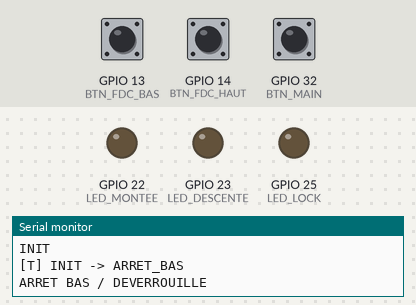
A program run on a simulated ESP32. Shown: output pins drawn as LEDs (lit = HIGH), the last lines printed to the serial monitor. Dashed ring = blinking. The inputs (shaded band) are chosen by the test bench; at power-on: GPIO 32 (BTN_MAIN) HIGH, GPIO 14 (BTN_FDC_HAUT) HIGH, GPIO 13 (BTN_FDC_BAS) HIGH.

Above: at 1.2 s.
1.3 s: GPIO 32 (BTN_MAIN) pulled LOW for 0.15 s
At 2.0 s:
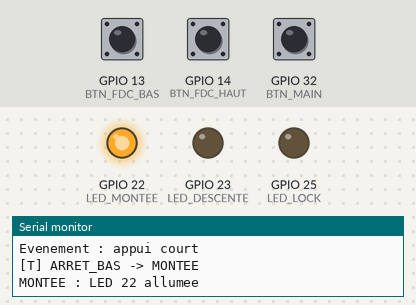
3.0 s: GPIO 14 (BTN_FDC_HAUT) pulled LOW for 0.15 s
At 3.7 s:
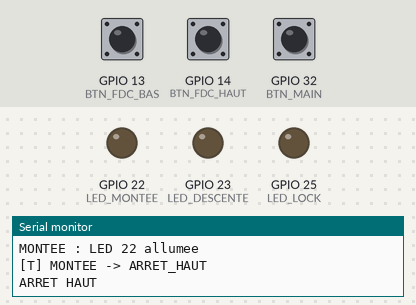
4.6 s: GPIO 32 (BTN_MAIN) pulled LOW for 1 s
At 6.3 s:
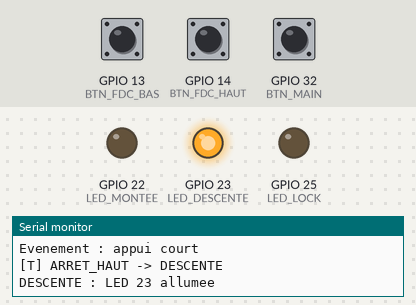
7.1 s: GPIO 32 (BTN_MAIN) pulled LOW for 0.15 s
At 7.22 s:
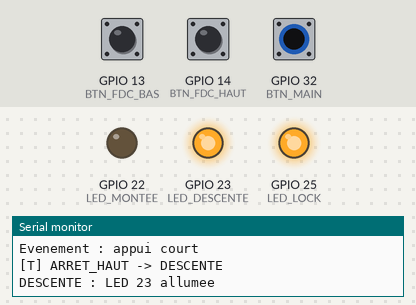
8.8 s: GPIO 32 (BTN_MAIN) pulsed LOW 2 times (0.12 s each, 0.3 s apart)
At 8.91 s:
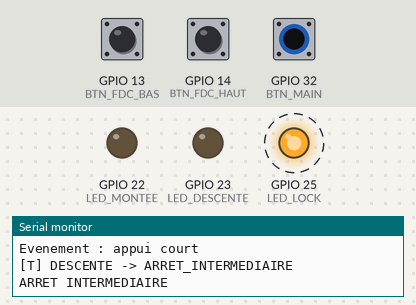
11.8 s: GPIO 32 (BTN_MAIN) pulsed LOW 5 times (0.12 s each, 0.3 s apart)
At 12.81 s:
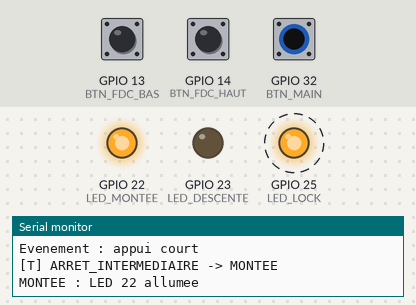
Timing chart, 0 to 24.6 s (numbered marks = the images above; inputs shaded):
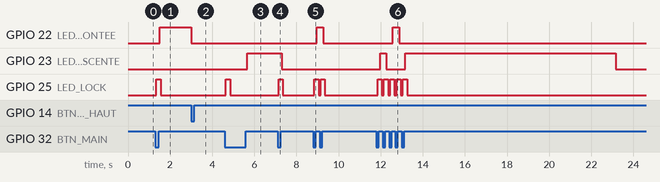

Measured:
- after the input at 1.3 s, GPIO 22 (LED_MONTEE): LOW → HIGH after 0.20 s; GPIO 25 (LED_LOCK): LOW → HIGH after 0.05 s, → LOW 0.20 s later
- after the input at 3.0 s, GPIO 22 (LED_MONTEE): HIGH → LOW at once
- after the input at 4.6 s, GPIO 23 (LED_DESCENTE): LOW → HIGH after 1.1 s; GPIO 25 (LED_LOCK): LOW → HIGH after 0.05 s, → LOW 0.20 s later
- after the input at 7.1 s, GPIO 23 (LED_DESCENTE): HIGH → LOW after 0.20 s; GPIO 25 (LED_LOCK): LOW → HIGH after 0.05 s, → LOW 0.20 s later
- after the input at 8.8 s, GPIO 22 (LED_MONTEE): LOW → HIGH after 0.17 s, → LOW 0.30 s later; GPIO 25 (LED_LOCK): alternates HIGH for 0.20 s and LOW for 0.10 s, 4 changes in all, then stays LOW, starting after 0.05 s
- after the input at 11.8 s, GPIO 22 (LED_MONTEE): LOW → HIGH after 0.77 s, → LOW 0.30 s later; GPIO 23 (LED_DESCENTE): LOW → HIGH after 0.17 s, → LOW 0.30 s later, → HIGH 0.90 s later, → LOW 10.0 s later; GPIO 25 (LED_LOCK): alternates HIGH for 0.20 s and LOW for 0.10 s, 10 changes in all, then stays LOW, starting after 0.05 s

The program:

main.cpp
```cpp
#include <Arduino.h>
#include <FSM.h>
#include "config.h"

// =====================================================
// TEMPORISATIONS
// =====================================================
const unsigned long DEBOUNCE_MS = 50;
const unsigned long APPUI_LONG_MS = 10000;
const unsigned long TEMPS_MOUVEMENT_MAX = 10000;
const unsigned long LED_LOCK_PULSE_MS = 200;

// =====================================================
// ETATS
// =====================================================
enum State
{
    INIT,
    ARRET_BAS,
    ARRET_HAUT,
    ARRET_INTERMEDIAIRE,
    MONTEE,
    DESCENTE,
    VERROUILLE,

    STATE_COUNT
};

FSM fsm;

// =====================================================
// EVENEMENTS
// =====================================================
bool evtAppuiCourt = false;
bool evtAppuiLong = false;

// true  = dernier mouvement montée
// false = dernier mouvement descente
bool dernierMouvementMontee = false;

// =====================================================
// STRUCTURE BOUTON
// =====================================================
struct BoutonPrincipal
{
    int lastReading = HIGH;
    int stableState = HIGH;
    unsigned long lastChange = 0;

    bool pressed = false;
    bool longAlreadyDetected = false;
    bool releasedSinceLong = true;
    unsigned long pressStart = 0;
};

BoutonPrincipal bouton;

// =====================================================
// LED INDICATEUR D'APPUI
// =====================================================
bool ledPulseActive = false;
unsigned long ledPulseStart = 0;

void pulseLedLock()
{
    digitalWrite(LED_LOCK, HIGH);
    ledPulseStart = millis();
    ledPulseActive = true;
}

void updateLedLock()
{
    if (!ledPulseActive)
        return;

    if (millis() - ledPulseStart < LED_LOCK_PULSE_MS)
        return;

    digitalWrite(LED_LOCK, LOW);
    ledPulseActive = false;
}

// =====================================================
// MOTEUR / LEDS
// =====================================================
void moteurStop()
{
    digitalWrite(LED_MONTEE, LOW);
    digitalWrite(LED_DESCENTE, LOW);
}

void moteurMontee()
{
    digitalWrite(LED_MONTEE, HIGH);
    digitalWrite(LED_DESCENTE, LOW);
}

void moteurDescente()
{
    digitalWrite(LED_MONTEE, LOW);
    digitalWrite(LED_DESCENTE, HIGH);
}

// =====================================================
// FINS DE COURSE
// =====================================================
bool finCourseHaut()
{
    return digitalRead(BTN_FDC_HAUT) == LOW;
}

bool finCourseBas()
{
    return digitalRead(BTN_FDC_BAS) == LOW;
}

// =====================================================
// LECTURE BOUTON PRINCIPAL
// =====================================================
void traiterBoutonAppuye()
{
    bouton.pressed = true;
    bouton.longAlreadyDetected = false;
    bouton.pressStart = millis();

    pulseLedLock();
}

void traiterBoutonRelache()
{
    if (!bouton.pressed)
        return;

    if (!bouton.longAlreadyDetected)
    {
        evtAppuiCourt = true;
        Serial.println("Evenement : appui court");
    }

    bouton.pressed = false;
    bouton.releasedSinceLong = true;
}

void detecterAppuiLong()
{
    if (!bouton.pressed)
        return;

    if (!bouton.releasedSinceLong)
        return;

    if (millis() - bouton.pressStart < APPUI_LONG_MS)
        return;

    evtAppuiLong = true;
    bouton.longAlreadyDetected = true;
    bouton.releasedSinceLong = false;

    Serial.println("Evenement : appui long 10s");
}

void lireBoutonPrincipal()
{
    int reading = digitalRead(BTN_MAIN);

    if (reading != bouton.lastReading)
    {
        bouton.lastChange = millis();
        bouton.lastReading = reading;
    }

    if (millis() - bouton.lastChange <= DEBOUNCE_MS)
    {
        detecterAppuiLong();
        return;
    }

    if (reading == bouton.stableState)
    {
        detecterAppuiLong();
        return;
    }

    bouton.stableState = reading;

    if (bouton.stableState == LOW)
        traiterBoutonAppuye();
    else
        traiterBoutonRelache();

    detecterAppuiLong();
}

// =====================================================
// CONDITIONS FSM
// =====================================================
bool mouvementMaxAtteint()
{
    return fsm.timeInState() >= TEMPS_MOUVEMENT_MAX;
}

bool demandeMonteeDepuisIntermediaire()
{
    return evtAppuiCourt && !dernierMouvementMontee;
}

bool demandeDescenteDepuisIntermediaire()
{
    return evtAppuiCourt && dernierMouvementMontee;
}

// =====================================================
// SETUP
// =====================================================
void setup()
{
    Serial.begin(115200);
    Serial.println("--- Maquette porte/store avec FSM ---");

    pinMode(BTN_MAIN, INPUT_PULLUP);
    pinMode(BTN_FDC_HAUT, INPUT_PULLUP);
    pinMode(BTN_FDC_BAS, INPUT_PULLUP);

    pinMode(LED_MONTEE, OUTPUT);
    pinMode(LED_DESCENTE, OUTPUT);
    pinMode(LED_LOCK, OUTPUT);

    moteurStop();
    digitalWrite(LED_LOCK, LOW);

    fsm.setDebugTransition(true);

    fsm.ADD_STATE(INIT)
       .ADD_STATE(ARRET_BAS)
       .ADD_STATE(ARRET_HAUT)
       .ADD_STATE(ARRET_INTERMEDIAIRE)
       .ADD_STATE(MONTEE)
       .ADD_STATE(DESCENTE)
       .ADD_STATE(VERROUILLE);

    // =================================================
    // TRANSITIONS
    // =================================================

    fsm.addTransition(INIT, ARRET_BAS, []()
    {
        return true;
    });

    // Verrouillage uniquement quand la porte est en bas
    fsm.addTransition(ARRET_BAS, VERROUILLE, []()
    {
        return evtAppuiLong;
    });

    // En verrouillé : seul un appui long déverrouille
    fsm.addTransition(VERROUILLE, ARRET_BAS, []()
    {
        return evtAppuiLong;
    });

    // Commande normale
    fsm.addTransition(ARRET_BAS, MONTEE, []()
    {
        return evtAppuiCourt;
    });

    fsm.addTransition(ARRET_HAUT, DESCENTE, []()
    {
        return evtAppuiCourt;
    });

    fsm.addTransition(ARRET_INTERMEDIAIRE, MONTEE, []()
    {
        return demandeMonteeDepuisIntermediaire();
    });

    fsm.addTransition(ARRET_INTERMEDIAIRE, DESCENTE, []()
    {
        return demandeDescenteDepuisIntermediaire();
    });

    // Appui court pendant mouvement = arrêt intermédiaire
    fsm.addTransition(MONTEE, ARRET_INTERMEDIAIRE, []()
    {
        return evtAppuiCourt;
    });

    fsm.addTransition(DESCENTE, ARRET_INTERMEDIAIRE, []()
    {
        return evtAppuiCourt;
    });

    // Fin de course ou arrêt automatique après 10s
    fsm.addTransition(MONTEE, ARRET_HAUT, []()
    {
        return finCourseHaut() || mouvementMaxAtteint();
    });

    fsm.addTransition(DESCENTE, ARRET_BAS, []()
    {
        return finCourseBas() || mouvementMaxAtteint();
    });

    // =================================================
    // ACTIONS EN ENTREE D'ETAT
    // =================================================

    fsm.onEnter(INIT, []()
    {
        Serial.println("INIT");
        moteurStop();
    });

    fsm.onEnter(ARRET_BAS, []()
    {
        Serial.println("ARRET BAS / DEVERROUILLE");
        moteurStop();

        dernierMouvementMontee = false;

        evtAppuiCourt = false;
        evtAppuiLong = false;
    });

    fsm.onEnter(ARRET_HAUT, []()
    {
        Serial.println("ARRET HAUT");
        moteurStop();

        dernierMouvementMontee = true;

        evtAppuiCourt = false;
        evtAppuiLong = false;
    });

    fsm.onEnter(ARRET_INTERMEDIAIRE, []()
    {
        Serial.println("ARRET INTERMEDIAIRE");
        moteurStop();

        evtAppuiCourt = false;
        evtAppuiLong = false;
    });

    fsm.onEnter(MONTEE, []()
    {
        Serial.println("MONTEE : LED 22 allumee");
        moteurMontee();

        dernierMouvementMontee = true;

        evtAppuiCourt = false;
        evtAppuiLong = false;
    });

    fsm.onEnter(DESCENTE, []()
    {
        Serial.println("DESCENTE : LED 23 allumee");
        moteurDescente();

        dernierMouvementMontee = false;

        evtAppuiCourt = false;
        evtAppuiLong = false;
    });

    fsm.onEnter(VERROUILLE, []()
    {
        Serial.println("VERROUILLE : appuis courts bloques");
        moteurStop();

        evtAppuiCourt = false;
        evtAppuiLong = false;
    });

    fsm.start(INIT);
}

// =====================================================
// LOOP
// =====================================================
void loop()
{
    lireBoutonPrincipal();
    updateLedLock();
    fsm.update();
}
```

config.h
```cpp
#pragma once

// Bouton principal
const int BTN_MAIN = 32;

// Fins de course
const int BTN_FDC_HAUT = 14;
const int BTN_FDC_BAS  = 13;

// LEDs moteur
const int LED_MONTEE   = 22;
const int LED_DESCENTE = 23;

// LED verrouillage, optionnelle
const int LED_LOCK = 25;
```
